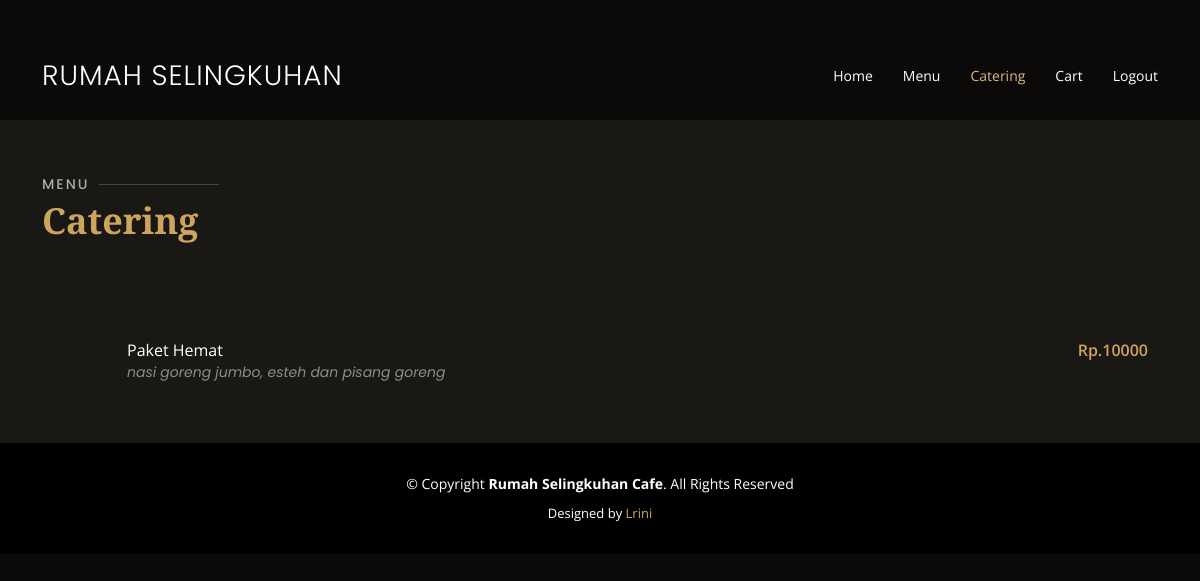
The page /catering.php (signed in) on the database its author committed.
### tables this page shows
CREATE TABLE `catering` (
  `id_catering` int(10) NOT NULL,
  `nama_paket` varchar(30) NOT NULL,
  `isi` text NOT NULL,
  `harga` int(10) NOT NULL
);

### catering.php (the view, shortened to what this page needs)
<?php
 if(!isset($_SESSION['id_user'])){
    ?>
    <script type="text/javascript">
      alert('login dulu');window.location='index.php';
    </script>
    <?php
  }else{
    ?>
<!DOCTYPE html>
<html lang="en">
<head>
  <link href="assets/vendor/animate.css/animate.min.css" rel="stylesheet">
  <link href="assets/vendor/aos/aos.css" rel="stylesheet">
  <link href="assets/vendor/bootstrap/css/bootstrap.min.css" rel="stylesheet">
  <link href="assets/vendor/bootstrap-icons/bootstrap-icons.css" rel="stylesheet">
  <link href="assets/vendor/boxicons/css/boxicons.min.css" rel="stylesheet">
  <link href="assets/vendor/glightbox/css/glightbox.min.css" rel="stylesheet">
  <link href="assets/vendor/swiper/swiper-bundle.min.css" rel="stylesheet">
  <link href="assets/css/style.css" rel="stylesheet">
</head>
<body>
  <header id="header" class="fixed-top d-flex align-items-cente">
    <div class="container-fluid container-xl d-flex align-items-center justify-content-lg-between">
      <h1 class="logo me-auto me-lg-0"><a href="index.php">Rumah Selingkuhan</a></h1>
      <nav id="navbar" class="navbar order-last order-lg-0">
        <ul>
          <li><a class="nav-link scrollto" href="home.php">Home</a></li>
          <li><a class="nav-link scrollto" href="menu.php">Menu</a></li>
          <li><a class="nav-link scrollto active" href="catering.php">Catering</a></li>
          <li><a class="nav-link scrollto" href="Keranjang.php">Cart</a></li>
          <li><a class="nav-link scrollto" href="index.php">Logout</a></li>
        </ul>
      </nav>
    </div>
  </header>
  <section>
  </section>
  <main id="main">
    <section id="menu" class="menu section-bg">
      <div class="container" data-aos="fade-up">
        <div class="section-title">
          <h2>Menu</h2>
          <p>Catering</p>
        </div>
        <?php
                            $conn = new mysqli("localhost", "root", "", "cafe");
                            $res = $conn->query("select * from catering");
                            while($row = $res->fetch_assoc()){
                            echo '
                            <div class="col-lg-12 menu-item filter-starters">
                                <div class="menu-content">
                                    '.$row['nama_paket'].'</a><span> Rp.'.$row['harga'].'</span>
                                </div>
                                <div class="menu-ingredients">
                                '.$row['isi'].'
                                </div>
                            </div>
                                ';
                              }
                              ?>
        </div>
    </section>
  </main>
  <footer id="footer">
      <div class="copyright">
        &copy; Copyright <strong><span>Rumah Selingkuhan Cafe</span></strong>. All Rights Reserved
      </div>
      <div class="credits">
        Designed by <a href="https://bootstrapmade.com/">Lrini</a>
      </div>
  </footer>
</body>
</html>
<?php
}
?>

### assets/css/style.css (style rules this page uses)
body { font-family: "Open Sans", sans-serif; background: #0c0b09; color: #fff; }
a { color: #cda45e; text-decoration: none; }
h1, h2, h3, h4, h5, h6 { font-family: "Playfair Display", serif; }
#header { background: rgba(12, 11, 9, 0.6); border-bottom: 1px solid rgba(12, 11, 9, 0.6); transition: all 0.5s; z-index: 997; padding: 15px 0; top: 40px; }
#header .logo { font-size: 28px; margin: 0; padding: 0; line-height: 1; font-weight: 300; letter-spacing: 1px; text-transform: uppercase; font-family: "Poppins", sans-serif; }
#header .logo a { color: #fff; }
.navbar { padding: 0; }
.navbar ul { margin: 0; padding: 0; display: flex; list-style: none; align-items: center; }
.navbar li { position: relative; }
.navbar a, .navbar a:focus { display: flex; align-items: center; justify-content: space-between; padding: 10px 0 10px 30px; color: #fff; white-space: nowrap; transition: 0.3s; font-size: 14px; }
.navbar a:hover, .navbar .active, .navbar .active:focus, .navbar li:hover > a { color: #d9ba85; }
section { padding: 60px 0; overflow: hidden; }
.section-bg { background-color: #1a1814; }
.section-title { padding-bottom: 40px; }
.section-title h2 { font-size: 14px; font-weight: 500; padding: 0; line-height: 1px; margin: 0 0 5px 0; letter-spacing: 2px; text-transform: uppercase; color: #aaaaaa; font-family: "Poppins", sans-serif; }
.section-title h2::after { content: ""; width: 120px; height: 1px; display: inline-block; background: rgba(255, 255, 255, 0.2); margin: 4px 10px; }
.section-title p { margin: 0; margin: 0; font-size: 36px; font-weight: 700; font-family: "Playfair Display", serif; color: #cda45e; }
.menu .menu-item { margin-top: 50px; }
.menu .menu-content { margin-left: 85px; overflow: hidden; display: flex; justify-content: space-between; position: relative; }
.menu .menu-content::after { content: ""; position: absolute; left: 20px; right: 0; top: -4px; z-index: 1; color: #bab3a6; font-family: Arial, "Helvetica Neue", Helvetica, sans-serif; }
.menu .menu-content span { background: #1a1814; position: relative; z-index: 3; padding: 0 10px; font-weight: 600; color: #cda45e; }
.menu .menu-ingredients { margin-left: 85px; font-style: italic; font-size: 14px; font-family: "Poppins", sans-serif; color: rgba(255, 255, 255, 0.5); }
#footer { background: black; padding: 0 0 30px 0; color: #fff; font-size: 14px; }
#footer .copyright { text-align: center; padding-top: 30px; }
#footer .credits { padding-top: 10px; text-align: center; font-size: 13px; color: #fff; }

### rows shown on the page
catering: nama_paket "Paket Hemat", harga "10000", isi "nasi goreng jumbo, esteh dan pisang goreng"
